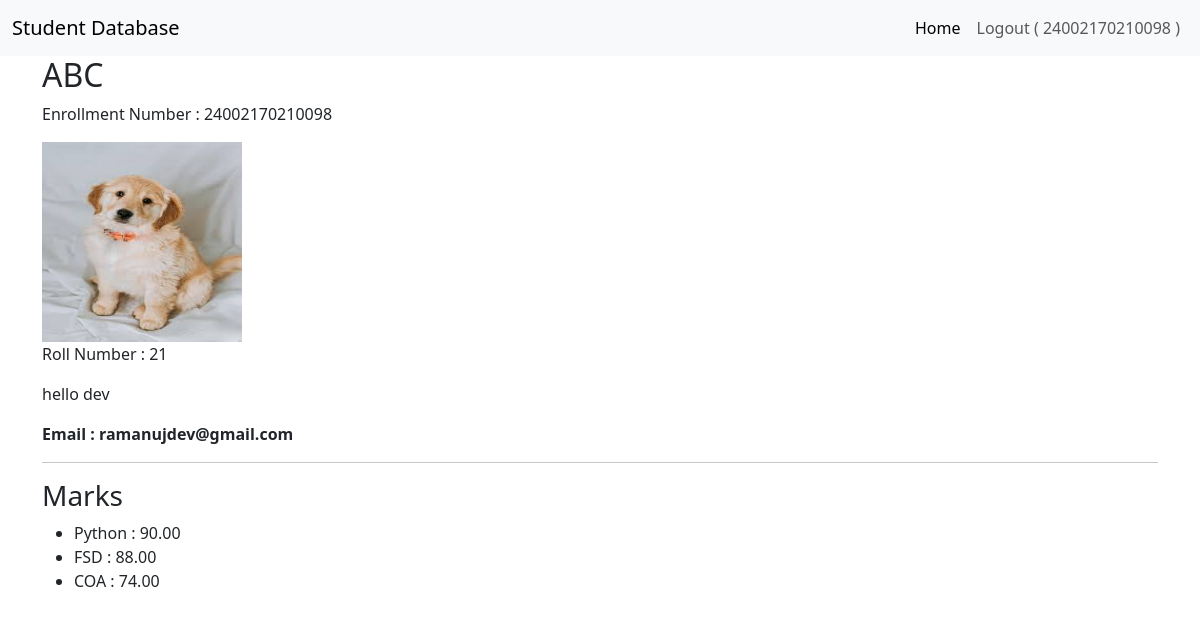
The app's page /detail/3 (signed in) with its own data.
### student/models.py (models this page shows, shortened)
class StudentData1(models.Model):
    user=models.ForeignKey(User,on_delete=models.CASCADE,related_name='student_profile',null=True,blank=True)
    name=models.CharField(max_length=50)
    roll=models.IntegerField()
    enroll=models.BigIntegerField()
    image =models.ImageField(upload_to='student/image',blank=True)
    desc=models.TextField()
    email=models.EmailField(null=True)
    url=models.URLField(blank=True)
    python=models.DecimalField(decimal_places=2,max_digits=10,default=0)
    fsd=models.DecimalField(decimal_places=2,max_digits=10)
    coa=models.DecimalField(decimal_places=2,max_digits=10)

### student/views.py (the view)
# urls.py: path('detail/<int:student_id>' , views.detail , name="detail"),
@login_required
def detail(request , student_id):
    student = get_object_or_404(StudentData1 , pk = student_id)
    if request.user.groups.filter(name = "Faculty").exists():
        return render(request , "detail.html" , {"data" : student , "is_faculty" : True})
    if hasattr(request.user , "student_profile") and student.user == request.user :
        return render(request , "detail.html" , {"data" : student , "is_faculty" : False})
    return render(request , "detail.html" , {"data" : student , "error" : "You dont have permission to access this page."})

### student/templates/detail.html (shortened to what this page needs)
{% extends 'base.html' %}
{% block content %}
    <div class="container">
        {% if error %}
            <div class="alert alert-danger">
                {{ error }}
            </div>
        {% else %}
            <h2>{{ data.name }}</h2>
            <p>Enrollment Number : {{ data.enroll }}</p>
            <img src="{{ data.image.url }}" height="200" width="200">
            <p>Roll Number : {{ data.roll }}</p>
            <p>{{ data.desc }}</p>
            <p><b>Email : {{ data.email }}</b></p>
            <hr>
            <h3>Marks</h3>
            <ul>
                <li>Python : {{ data.python }}</li>
                <li>FSD : {{ data.fsd }}</li>
                <li>COA : {{ data.coa }}</li>
            </ul>
        {% endif %}
    </div>
{% endblock %}

### student/templates/navbar.html (shortened to what this page needs)
<nav class="navbar navbar-expand-lg bg-body-tertiary">
    <div class="container-fluid">
        <a class="navbar-brand" href="{% url 'home' %}">
            Student Database
        </a>
        <div class="collapse-navbar-collapse" id="navbarNav">
            <ul class="navbar-nav">
                <li class="nav-item">
                    <a class="nav-link active" aria-current="page" href="{% url 'home' %}">Home</a>
                </li>
                {% if user.is_authenticated %}
                    <li class="nav-item">
                        <a href="{% url 'logoutaccount' %}" class="nav-link">
                            Logout ( {{ user.username }} )
                        </a>
                    </li>
                {% endif %}
            </ul>
        </div>
    </div>
</nav>

### records on screen
StudentData1: name "ABC", enroll "24002170210098", image (picture), roll "21", desc "hello dev", email "ramanujdev@gmail.com", python "90.00", fsd "88.00", coa "74.00"

### other values on screen
{{ user.username }} "24002170210098"
